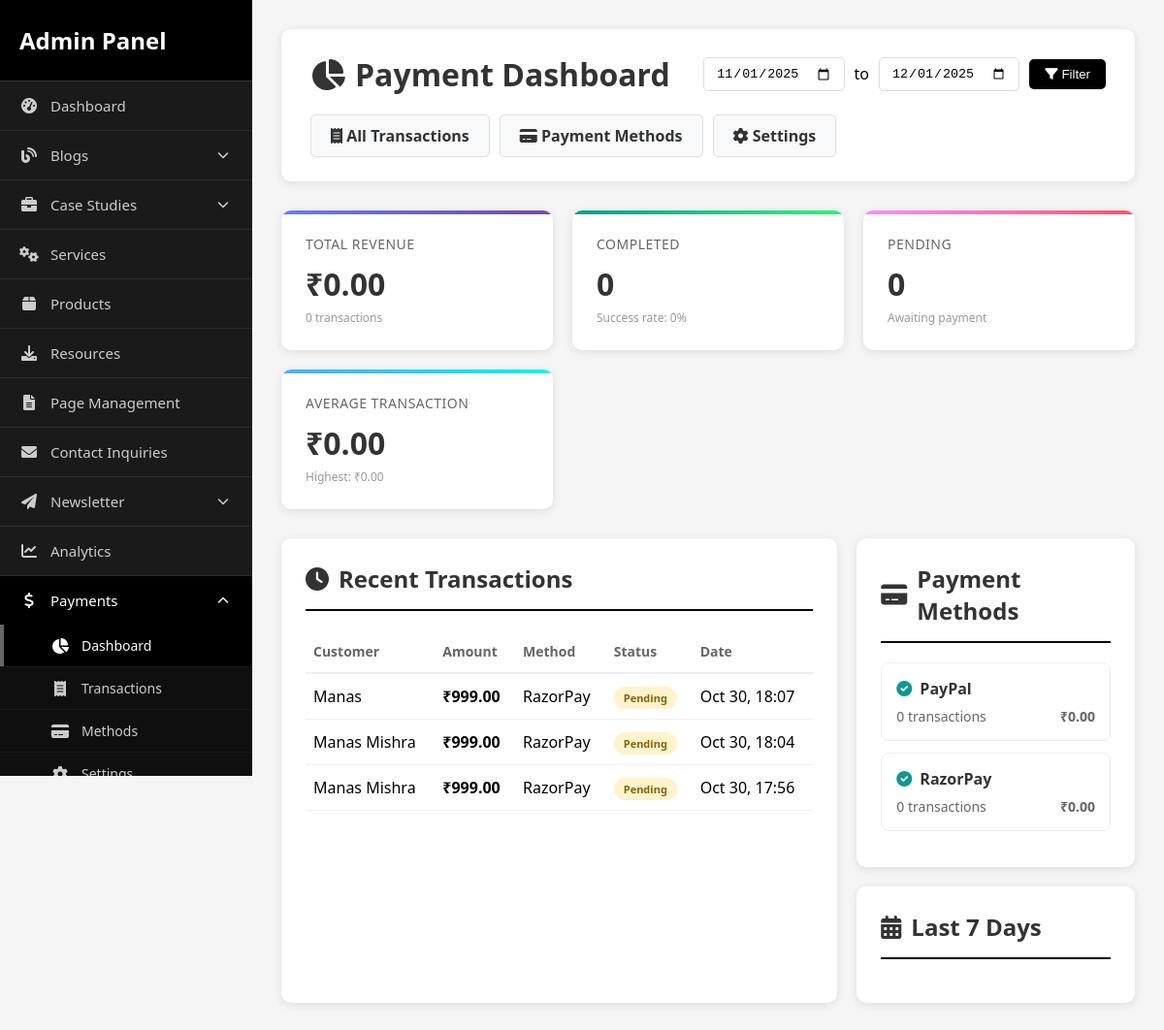
Page /admin/payment-dashboard.php (signed in) on the committed database.
### tables this page shows
CREATE TABLE `book_call` (
  `id` int(11) NOT NULL AUTO_INCREMENT,
  `name` varchar(255) NOT NULL,
  `email` varchar(255) NOT NULL,
  `phone` varchar(20) DEFAULT NULL,
  `enquiry` text DEFAULT NULL,
  `payment_method_id` int(11) DEFAULT NULL,
  `amount` decimal(10,2) DEFAULT NULL,
  `payment_status` enum('pending','completed','failed') DEFAULT 'pending',
  `payment_id` varchar(255) DEFAULT NULL,
  `payment_time` timestamp NOT NULL DEFAULT current_timestamp() ON UPDATE current_timestamp(),
  `calendly_link` varchar(500) DEFAULT NULL,
  `created_at` timestamp NOT NULL DEFAULT current_timestamp(),
  `expiry_time` datetime DEFAULT NULL,
  PRIMARY KEY (`id`)
);

CREATE TABLE `payment_methods` (
  `id` int(11) NOT NULL AUTO_INCREMENT,
  `name` varchar(50) NOT NULL,
  `created_at` timestamp NOT NULL DEFAULT current_timestamp(),
  PRIMARY KEY (`id`)
);

### admin/payment-dashboard.php (the view, shortened to what this page needs)
<?php
require_once __DIR__ . '/../config/config.php';
$page_title = 'Payment Dashboard';
$date_from = isset($_GET['from']) ? $_GET['from'] : date('Y-m-d', strtotime('-30 days'));
$date_to = isset($_GET['to']) ? $_GET['to'] : date('Y-m-d');
$stats_query = "SELECT
                COUNT(*) as total_transactions,
                SUM(CASE WHEN payment_status = 'completed' THEN 1 ELSE 0 END) as completed,
                SUM(CASE WHEN payment_status = 'pending' THEN 1 ELSE 0 END) as pending,
                SUM(CASE WHEN payment_status = 'failed' THEN 1 ELSE 0 END) as failed,
                SUM(CASE WHEN payment_status = 'completed' THEN amount ELSE 0 END) as total_revenue,
                AVG(CASE WHEN payment_status = 'completed' THEN amount ELSE NULL END) as avg_transaction,
                MAX(amount) as highest_transaction
                FROM book_call
                WHERE DATE(created_at) BETWEEN ? AND ?";
$stmt = $db->prepare($stats_query);
$stmt->execute([$date_from, $date_to]);
$stats = $stmt->fetch(PDO::FETCH_ASSOC);
$method_query = "SELECT pm.name,
                 COUNT(b.id) as count,
                 SUM(CASE WHEN b.payment_status = 'completed' THEN b.amount ELSE 0 END) as revenue
                 FROM payment_methods pm
                 LEFT JOIN book_call b ON pm.id = b.payment_method_id
                 AND DATE(b.created_at) BETWEEN ? AND ?
                 GROUP BY pm.id, pm.name";
$stmt = $db->prepare($method_query);
$stmt->execute([$date_from, $date_to]);
$payment_methods = $stmt->fetchAll(PDO::FETCH_ASSOC);
$recent_query = "SELECT b.*, pm.name as payment_method_name
                FROM book_call b
                LEFT JOIN payment_methods pm ON b.payment_method_id = pm.id
                ORDER BY b.created_at DESC
                LIMIT 10";
$recent_transactions = $db->query($recent_query)->fetchAll(PDO::FETCH_ASSOC);
$success_rate = $stats['total_transactions'] > 0
    ? round(($stats['completed'] / $stats['total_transactions']) * 100, 1)
    : 0;
?>
<!DOCTYPE html>
<html lang="en">
<head>
    <link rel="stylesheet" href="https://cdnjs.cloudflare.com/ajax/libs/font-awesome/6.0.0/css/all.min.css">
</head>
<body>
    <?php include 'includes/sidebar.php'; ?>
    <div class="main-content">
        <div class="header">
            <div class="header-top">
                <h1><i class="fas fa-chart-pie"></i> <?php echo $page_title; ?></h1>
                <form method="GET" class="date-filter">
                    <input type="date" name="from" value="<?php echo $date_from; ?>" required>
                    <span>to</span>
                    <input type="date" name="to" value="<?php echo $date_to; ?>" required>
                    <button type="submit" class="btn-filter"><i class="fas fa-filter"></i> Filter</button>
                </form>
            </div>
            <div class="quick-links">
                <a href="payment-transactions.php" class="quick-link">
                    <i class="fas fa-receipt"></i> All Transactions
                </a>
                <a href="payment-methods.php" class="quick-link">
                    <i class="fas fa-credit-card"></i> Payment Methods
                </a>
                <a href="payment-settings.php" class="quick-link">
                    <i class="fas fa-cog"></i> Settings
                </a>
            </div>
        </div>
        <div class="stats-grid">
            <div class="stat-card">
                <div class="stat-label">Total Revenue</div>
                <div class="stat-value">₹<?php echo number_format($stats['total_revenue'], 2); ?></div>
                <div class="stat-subtext"><?php echo $stats['total_transactions']; ?> transactions</div>
            </div>
            <div class="stat-card success">
                <div class="stat-label">Completed</div>
                <div class="stat-value"><?php echo number_format($stats['completed']); ?></div>
                <div class="stat-subtext">Success rate: <?php echo $success_rate; ?>%</div>
            </div>
            <div class="stat-card warning">
                <div class="stat-label">Pending</div>
                <div class="stat-value"><?php echo number_format($stats['pending']); ?></div>
                <div class="stat-subtext">Awaiting payment</div>
            </div>
            <div class="stat-card info">
                <div class="stat-label">Average Transaction</div>
                <div class="stat-value">₹<?php echo number_format($stats['avg_transaction'] ?? 0, 2); ?></div>
                <div class="stat-subtext">Highest: ₹<?php echo number_format($stats['highest_transaction'] ?? 0, 2); ?></div>
            </div>
        </div>
        <div class="content-grid">
            <div class="card">
                <h2><i class="fas fa-clock"></i> Recent Transactions</h2>
                <table>
                    <thead>
                        <tr>
                            <th>Customer</th>
                            <th>Amount</th>
                            <th>Method</th>
                            <th>Status</th>
                            <th>Date</th>
                        </tr>
                    </thead>
                    <tbody>
                        <?php foreach ($recent_transactions as $txn): ?>
                        <tr>
                            <td><?php echo htmlspecialchars($txn['name']); ?></td>
                            <td><strong>₹<?php echo number_format($txn['amount'], 2); ?></strong></td>
                            <td><?php echo htmlspecialchars($txn['payment_method_name'] ?? 'N/A'); ?></td>
                            <td>
                                <span class="status-badge status-<?php echo $txn['payment_status']; ?>">
                                    <?php echo ucfirst($txn['payment_status']); ?>
                                </span>
                            </td>
                            <td><?php echo date('M d, H:i', strtotime($txn['created_at'])); ?></td>
                        </tr>
                        <?php endforeach; ?>
                    </tbody>
                </table>
            </div>
            <div>
                <div class="card">
                    <h2><i class="fas fa-credit-card"></i> Payment Methods</h2>
                    <?php foreach ($payment_methods as $method): ?>
                    <div class="method-item">
                        <div class="method-name">
                            <i class="fas fa-check-circle" style="color: #11998e;"></i>
                            <?php echo htmlspecialchars($method['name']); ?>
                        </div>
                        <div class="method-stats">
                            <span><?php echo $method['count']; ?> transactions</span>
                            <span><strong>₹<?php echo number_format($method['revenue'], 2); ?></strong></span>
                        </div>
                    </div>
                    <?php endforeach; ?>
                </div>
                <div class="card" style="margin-top: 20px;">
                    <h2><i class="fas fa-calendar-alt"></i> Last 7 Days</h2>
                </div>
            </div>
        </div>
    </div>
</body>
</html>

### admin/payment-dashboard.php (style rules this page uses)
* { margin: 0; padding: 0; box-sizing: border-box; }
body { font-family: 'Segoe UI', Tahoma, Geneva, Verdana, sans-serif; background: #f5f5f5; margin-left: 260px; }
.main-content { padding: 30px; }
.header { background: white; padding: 25px 30px; border-radius: 10px; margin-bottom: 30px; box-shadow: 0 2px 10px rgba(0,0,0,0.1); }
.header-top { display: flex; justify-content: space-between; align-items: center; margin-bottom: 20px; }
.header h1 { color: #333; display: flex; align-items: center; gap: 10px; }
.date-filter { display: flex; gap: 10px; align-items: center; }
.date-filter input { padding: 8px 12px; border: 1px solid #ddd; border-radius: 5px; }
.btn-filter { padding: 8px 16px; background: #000; color: white; border: none; border-radius: 5px; cursor: pointer; }
.quick-links { display: flex; gap: 10px; flex-wrap: wrap; }
.quick-link { padding: 10px 20px; background: #f8f9fa; border: 1px solid #ddd; border-radius: 5px; text-decoration: none; color: #333; font-weight: 600; transition: all 0.3s; }
.stats-grid { display: grid; grid-template-columns: repeat(auto-fit, minmax(250px, 1fr)); gap: 20px; margin-bottom: 30px; }
.stat-card { background: white; padding: 25px; border-radius: 10px; box-shadow: 0 2px 10px rgba(0,0,0,0.1); position: relative; overflow: hidden; }
.stat-card::before { content: ''; position: absolute; top: 0; left: 0; right: 0; height: 4px; background: linear-gradient(90deg, #667eea 0%, #764ba2 100%); }
.stat-card.success::before { background: linear-gradient(90deg, #11998e 0%, #38ef7d 100%); }
.stat-card.warning::before { background: linear-gradient(90deg, #f093fb 0%, #f5576c 100%); }
.stat-card.info::before { background: linear-gradient(90deg, #4facfe 0%, #00f2fe 100%); }
.stat-label { font-size: 14px; color: #666; margin-bottom: 10px; text-transform: uppercase; letter-spacing: 0.5px; }
.stat-value { font-size: 32px; font-weight: 700; color: #333; margin-bottom: 5px; }
.stat-subtext { font-size: 12px; color: #999; }
.content-grid { display: grid; grid-template-columns: 2fr 1fr; gap: 20px; margin-bottom: 20px; }
.card { background: white; border-radius: 10px; padding: 25px; box-shadow: 0 2px 10px rgba(0,0,0,0.1); }
.card h2 { color: #333; margin-bottom: 20px; padding-bottom: 15px; border-bottom: 2px solid #000; display: flex; align-items: center; gap: 10px; }
table { width: 100%; border-collapse: collapse; }
th { text-align: left; padding: 12px 8px; color: #666; font-weight: 600; font-size: 14px; border-bottom: 2px solid #eee; }
td { padding: 12px 8px; border-bottom: 1px solid #f0f0f0; }
.status-badge { padding: 4px 10px; border-radius: 12px; font-size: 11px; font-weight: 600; }
.status-pending { background: #fff3cd; color: #856404; }
.method-item { padding: 15px; border: 1px solid #eee; border-radius: 8px; margin-bottom: 12px; }
.method-name { font-weight: 600; color: #333; margin-bottom: 8px; display: flex; align-items: center; gap: 8px; }
.method-stats { display: flex; justify-content: space-between; font-size: 14px; color: #666; }

### rows in the picture
book_call: name "Manas", amount "999.00", payment_method.name "RazorPay", payment_status "Pending", created_at "Oct 30, 18:07"
book_call: name "Manas Mishra", amount "999.00", payment_method.name "RazorPay", payment_status "Pending", created_at "Oct 30, 18:04"
book_call: name "Manas Mishra", amount "999.00", payment_method.name "RazorPay", payment_status "Pending", created_at "Oct 30, 17:56"

### other values in the picture
$page_title "Payment Dashboard"
$stats['total_revenue'] "0.00"
$stats['total_transactions'] "0"
$stats['completed'] "0"
$success_rate "0"
$stats['pending'] "0"
$stats['avg_transaction'] "0.00"
$stats['highest_transaction'] "0.00"
$method['name'] "PayPal"
$method['count'] "0"
$method['revenue'] "0.00"
$method['name'] "RazorPay"
